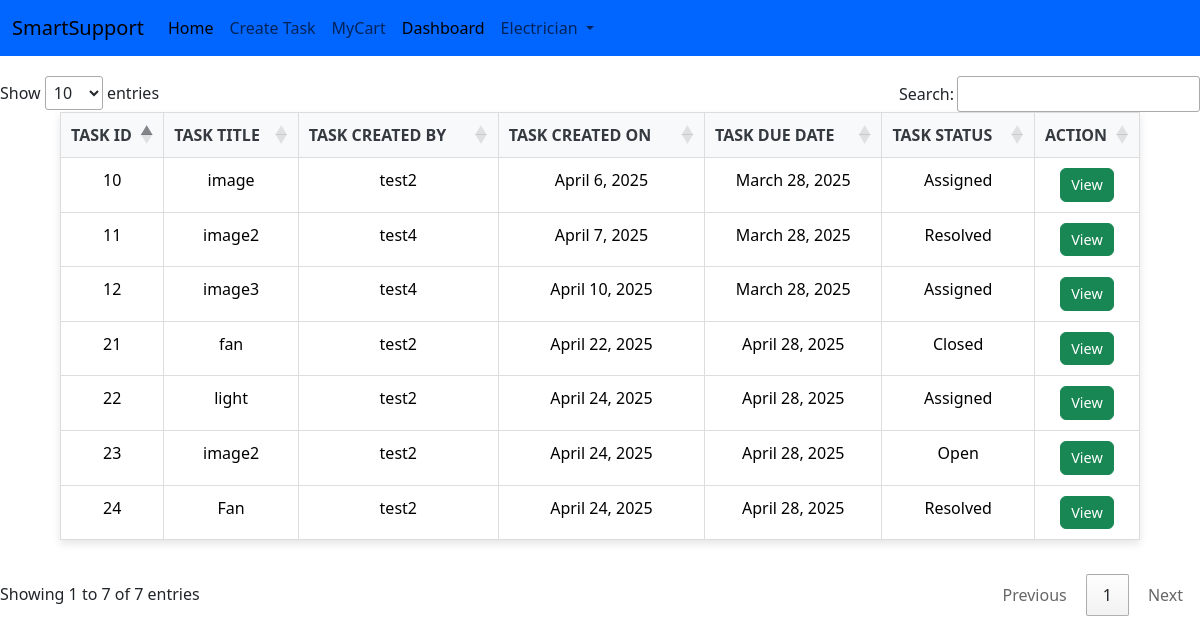
The app's page /base/ (signed in) with its own data.
### myapp/models.py (models this page shows)
class TaskDetail(models.Model):
    TASK_TITLE=models.CharField(max_length=100)
    TASK_CREATED=models.ForeignKey(User,related_name='CREATED_BY',on_delete=models.CASCADE,null=True)
    TASK_CLOSED=models.ForeignKey(User,related_name='CLOSED_BY',on_delete=models.CASCADE,null=True)
    TASK_CREATED_ON=models.DateField(auto_now_add=True,null=True)
    TASK_CLOSED_ON=models.DateField(null=True)
    TASK_DUE_DATE=models.DateField()
    TASK_DESCRIPTION=models.CharField(max_length=300)
    choice=[('Open','Open'),('Inprocess','Inprocess'),('Closed','Closed'),('Reopen','Reopen'),('Expired','Expired'),('Resolved','Resolved')]
    TASK_STATUS=models.CharField(max_length=100,choices=choice,default='Open')
    TASK_HOLDER=models.CharField(max_length=100,null=True)
    profile_image= models.ImageField(null=True,blank=True,upload_to="image/")

### myapp/views.py (the view)
# urls.py: path('base/',views.Basepage,name="base"),
def Basepage(request):
    if request.user.is_authenticated:
        Taskdatas=TaskDetail.objects.all()
        return render(request,'Base.html',{'Taskdatas':Taskdatas})
    else:
       messages.success(request,"You must have to login to see Task!")
       return redirect('login')

### myapp/TEMPLATES/Base.html (shortened to what this page needs)
<!doctype html>
<html lang="en">
<head>
  <link href="https://cdn.jsdelivr.net/npm/bootstrap@5.3.3/dist/css/bootstrap.min.css" rel="stylesheet"
>
</head>
<body>
  {% include 'Navbar.html'%}
  {% block content %}
  <table id="smart" class="table table-hover">
    <thead>
      <tr>
        <th scope="col">TASK ID</th>
        <th scope="col">TASK TITLE</th>
        <th scope="col">TASK CREATED BY</th>
        <th scope="col">TASK CREATED ON</th>
        <th scope="col">TASK DUE DATE</th>
        <th scope="col">TASK STATUS</th>
        <th scope="col">ACTION</th>
      </tr>
    </thead>
    <tbody>
      {% for taskdata in Taskdatas %}
      <tr>
        <td>{{taskdata.id}}</td>
        <td>{{taskdata.TASK_TITLE}}</td>
        <td>{{taskdata.TASK_CREATED}}</td>
        <td>{{taskdata.TASK_CREATED_ON}}</td>
        <td>{{taskdata.TASK_DUE_DATE}}</td>
        <td>{{taskdata.TASK_STATUS}}</td>
        <td><a href="{% url 'taskinfo' taskdata.id %}" class="btn btn-success">View</a></td>
      </tr>
      {% endfor %}
    </tbody>
  </table>
  {% endblock content %}
  <link rel="stylesheet" href="https://cdn.datatables.net/1.10.22/css/jquery.dataTables.min.css">
  <link rel="stylesheet" href="https://cdn.datatables.net/buttons/1.6.4/css/buttons.dataTables.min.css">
</body>
</html>

### myapp/TEMPLATES/Navbar.html (shortened to what this page needs)
<nav class="navbar navbar-expand-lg" style="background-color: #0066ff;">
    <div class="container-fluid">
      <a class="navbar-brand" href="#">SmartSupport</a>
      <div class="collapse navbar-collapse" id="navbarSupportedContent">
        <ul class="navbar-nav me-auto mb-2 mb-lg-0">
          <li class="nav-item">
            <a class="nav-link active" aria-current="page" href="{% url 'base' %}">Home</a>
          </li>
          {% if not request.user.is_authenticated %}
            <li class="nav-item">
              <a class="nav-link" href="{% url 'login' %}">Login</a>
            </li>
            <li class="nav-item">
              <a class="nav-link" href="{% url 'register' %}">Register</a>
            </li>
          {% elif request.user.is_superuser %}
            <li class="nav-item">
              <a class="nav-link" href="{% url 'taskdetails' %}">Create Task</a>
            </li>
            <li class="nav-item">
              <a class="nav-link" href="{% url 'mycart' %}">MyCart {{task_count}}</a>
            </li>
            <li class="nav-item">
              <a class="nav-link active" href="{% url 'status_task' %}">Dashboard</a>
            </li>
            <li class="nav-item dropdown">
              <a class="nav-link dropdown-toggle" href="#" role="button" data-bs-toggle="dropdown" aria-expanded="false">
                {{ request.user.username|capfirst }}
              </a>
            </li>
          {% endif %}
        </ul>
      </div>
    </div>
  </nav>

### myapp/TEMPLATES/Base.html (style rules this page uses)
#smart { width: 90%; margin: 30px auto; border-collapse: collapse; text-align: center; font-size: 1rem; box-shadow: 0 4px 8px rgba(0, 0, 0, 0.1); }
#smart th { background-color: #f8f9fa; color: #343a40; padding: 10px; border: 1px solid #ddd; }
#smart td { padding: 10px; border: 1px solid #ddd; }
.btn-success { padding: 5px 10px; font-size: 0.9rem; }

### records on screen
TaskDetail: id "10", TASK_TITLE "image", TASK_CREATED "test2", TASK_CREATED_ON "April 6, 2025", TASK_DUE_DATE "March 28, 2025", TASK_STATUS "Assigned"
TaskDetail: id "11", TASK_TITLE "image2", TASK_CREATED "test4", TASK_CREATED_ON "April 7, 2025", TASK_DUE_DATE "March 28, 2025", TASK_STATUS "Resolved"
TaskDetail: id "12", TASK_TITLE "image3", TASK_CREATED "test4", TASK_CREATED_ON "April 10, 2025", TASK_DUE_DATE "March 28, 2025", TASK_STATUS "Assigned"
TaskDetail: id "21", TASK_TITLE "fan", TASK_CREATED "test2", TASK_CREATED_ON "April 22, 2025", TASK_DUE_DATE "April 28, 2025", TASK_STATUS "Closed"
TaskDetail: id "22", TASK_TITLE "light", TASK_CREATED "test2", TASK_CREATED_ON "April 24, 2025", TASK_DUE_DATE "April 28, 2025", TASK_STATUS "Assigned"
TaskDetail: id "23", TASK_TITLE "image2", TASK_CREATED "test2", TASK_CREATED_ON "April 24, 2025", TASK_DUE_DATE "April 28, 2025", TASK_STATUS "Open"
TaskDetail: id "24", TASK_TITLE "Fan", TASK_CREATED "test2", TASK_CREATED_ON "April 24, 2025", TASK_DUE_DATE "April 28, 2025", TASK_STATUS "Resolved"

### other values on screen
{{ request.user.username|capfirst }} "Electrician"
